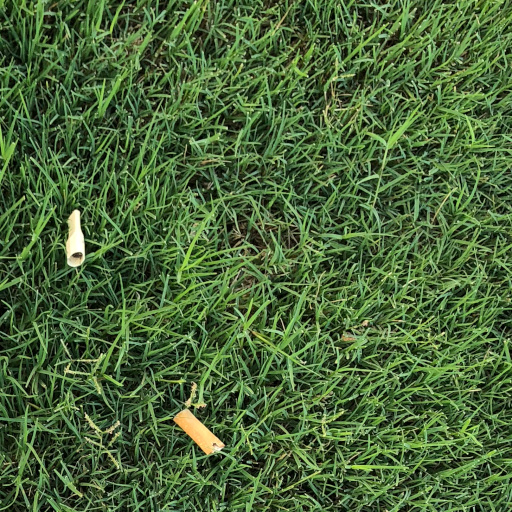
#> input picture test/0000.JPG, 512 x 512 px
$ python -i Reading_Writing_Reference_Points.py   (imports and definitions only)
#> lines starting #> are read from the running program, lines starting #| are printed output that depends on the picture
import numpy as np
import cv2 as cv
import matplotlib.pyplot as plt
import math
#from ICP_With_SIFT import *
import ICP_With_SIFT
import time
import math
import random
import pyrealsense2 as rs
# >>>>> Descrition of this script
#      This script is for exporting and importing description data for a specific object. It can be used for exporting keypoints
#      that were calculated using SIFT to create a description String that can be saved in form of a text file.
#      And to extract these descriptions from the text file again

# >>>>> This function creates a rotation matrix from given angles for the rotation around the 3-axis
def get_rotation_matrix(angles):

    alpha = (angles[0]/180) * math.pi
    beta = (angles[1]/180) * math.pi
    gamma = (angles[2]/180) * math.pi

    rotation_x = np.zeros((3,3))
    rotation_x[0][0] = 1.0
    rotation_x[1][1] = math.cos(alpha)
    rotation_x[1][2] = -math.sin(alpha)
    rotation_x[2][1] = math.sin(alpha)
    rotation_x[2][2] = math.cos(alpha)

    rotation_y = np.zeros((3,3))
    rotation_y[1][1] = 1.0
    rotation_y[0][0] = math.cos(beta)
    rotation_y[0][2] = math.sin(beta)
    rotation_y[2][0] = -math.sin(beta)
    rotation_y[2][2] = math.cos(beta)

    rotation_z = np.zeros((3,3))
    rotation_z[2][2] = 1.0
    rotation_z[0][0] = math.cos(gamma)
    rotation_z[0][1] = -math.sin(gamma)
    rotation_z[1][0] = math.sin(gamma)
    rotation_z[1][1] = math.cos(gamma)

    rotation_matrix = rotation_z.dot(rotation_y.dot(rotation_x))

    return rotation_matrix

# >>>>> To keep a detailed description of the object we use 6 images from the six different faces of the object. Here are the supposed
#      rotation angles for all faces in respect to the top view. These should be modified in case the user wanted to define his/her
#      own rotation angles for a specific image
"""rotation_angles_Top = (0, 0, 0)

rotation_angles_Bottom = (180, 0, 0)

rotation_angles_Left_Side = (-90, 0, 0)

rotation_angles_Right_Side = (90, 0, 0)

rotation_angles_Back_Side = (0, 90, 0)

rotation_angles_Front_Side = (0, -90, 0)"""


rotation_angles_Top = (0, 0, 0)

rotation_angles_Bottom = (0, -180, 0)

rotation_angles_Left_Side = (0, -90, 0)

rotation_angles_Right_Side = (0, 90, 0)

rotation_angles_Back_Side = (-90, 0, 0)

rotation_angles_Front_Side = (90, 0, 0)

rotation_matrises = [
        get_rotation_matrix(rotation_angles_Top),
        get_rotation_matrix(rotation_angles_Bottom),
        get_rotation_matrix(rotation_angles_Left_Side),
        get_rotation_matrix(rotation_angles_Right_Side),
        get_rotation_matrix(rotation_angles_Back_Side),
        get_rotation_matrix(rotation_angles_Front_Side)
    ]


# [363 lines left out: functions get_object_centers, get_depth, get_full_description, split_data, read_data_from_description_file, compare_image_with_reference_data, not called in this run]

>>> import cv2
>>> picture = cv2.imread('test/0000.JPG', cv2.IMREAD_GRAYSCALE)
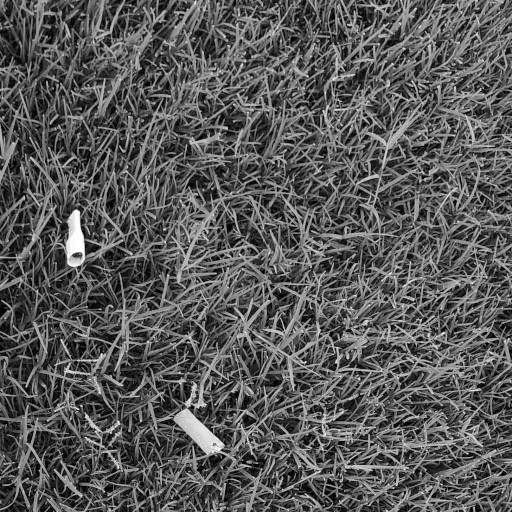
#> picture: shape (512, 512); min 0, max 255, mean 88.8
#> (the run stopped early here; a loop or call above may not have finished)

$ run again, on test/0001.JPG
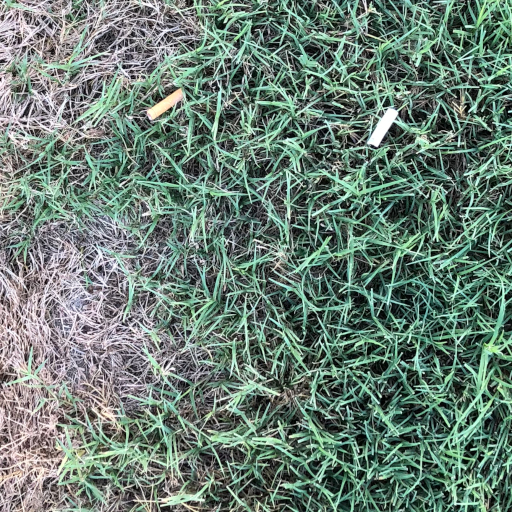
#> input picture test/0001.JPG, 512 x 512 px
#> `picture = cv2.imread('test/0000.JPG', cv2.IMREAD_GRAYSCALE)`:
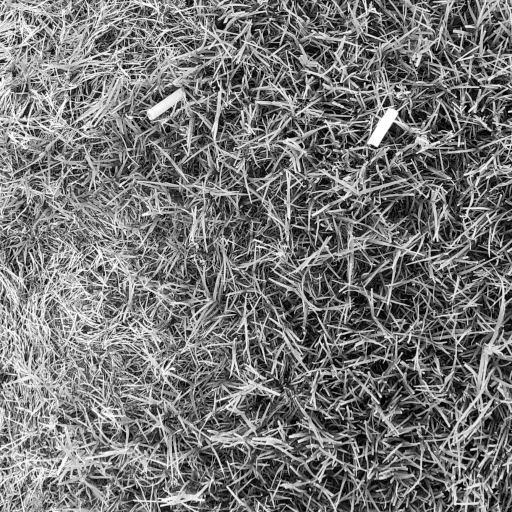
#> picture: shape (512, 512); min 0, max 255, mean 119.4

$ run again, on test/0002.JPG
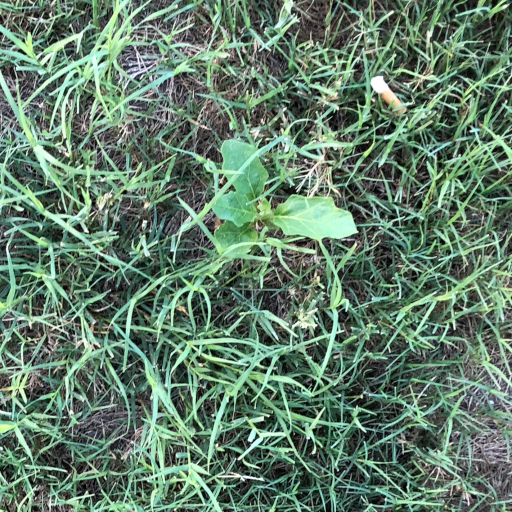
#> input picture test/0002.JPG, 512 x 512 px
#> `picture = cv2.imread('test/0000.JPG', cv2.IMREAD_GRAYSCALE)`:
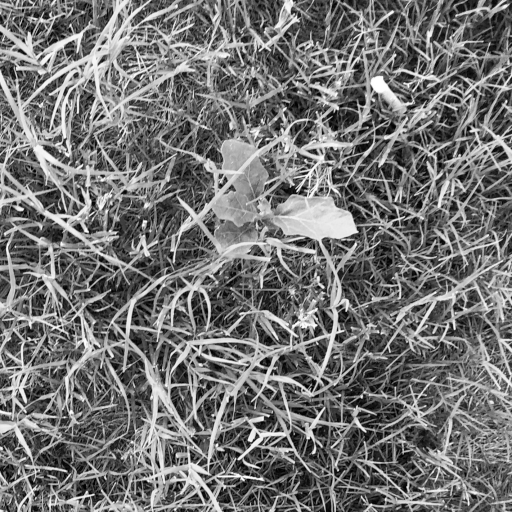
#> picture: shape (512, 512); min 0, max 255, mean 115.8

$ run again, on test/0003.JPG
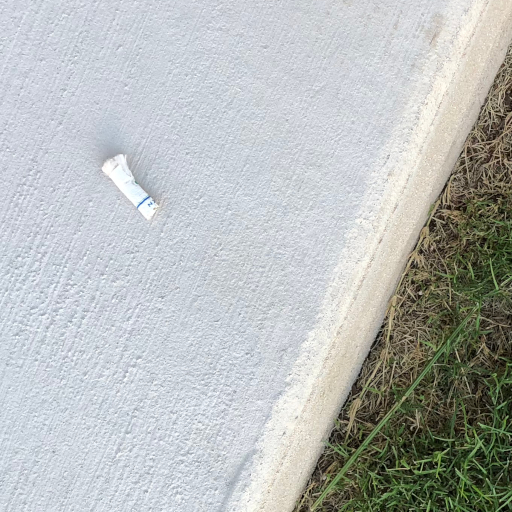
#> input picture test/0003.JPG, 512 x 512 px
#> `picture = cv2.imread('test/0000.JPG', cv2.IMREAD_GRAYSCALE)`:
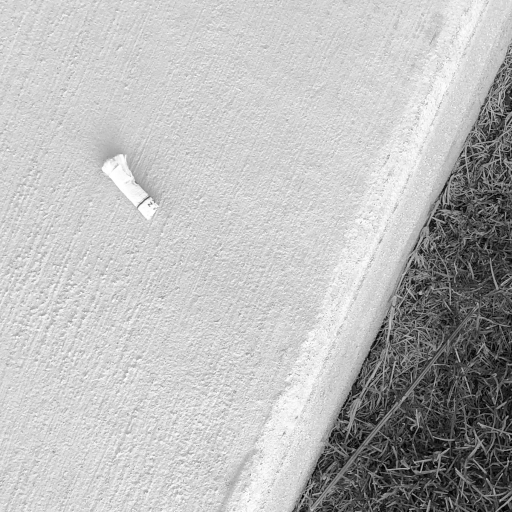
#> picture: shape (512, 512); min 1, max 255, mean 185.5
